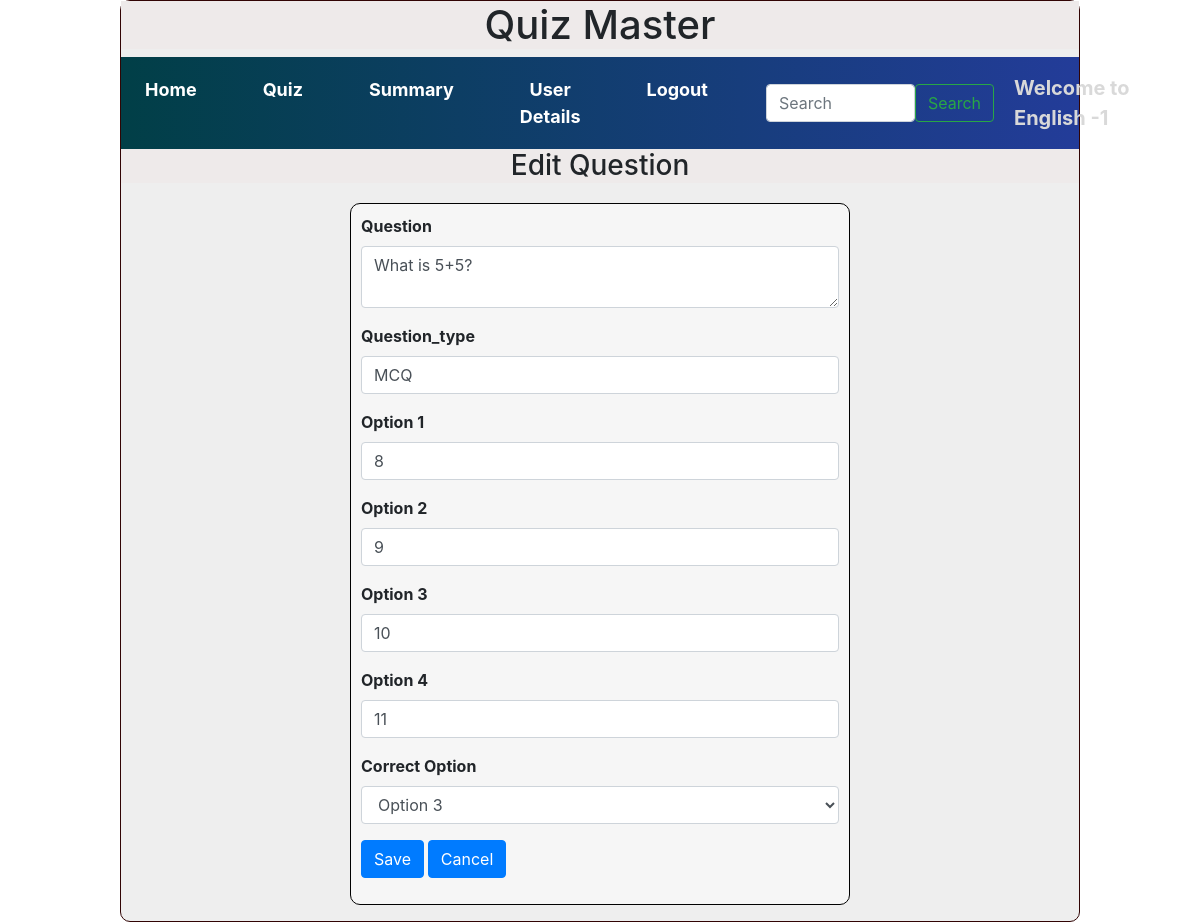
/edit_question/2/English -1, run on the app's committed database.
### models/models.py (models this page shows)
class Question(db.Model):
    id = db.Column(db.Integer, primary_key=True)
    quiz_id = db.Column(db.Integer, db.ForeignKey("quiz.id"), nullable=False)
    question_statement = db.Column(db.Text, nullable=False)
    question_type = db.Column(db.Text, nullable=False)
    option1 = db.Column(db.String(200), nullable=False)
    option2 = db.Column(db.String(200), nullable=False)
    option3 = db.Column(db.String(200), nullable=False)
    option4 = db.Column(db.String(200), nullable=False)
    correct_option = db.Column(db.String(200), nullable=False)

### controllers/controllers.py (the view, shortened to what this page needs)
@app.route("/edit_question/<id>/<name>",methods=["GET","POST"])
def edit_question(id,name):
    q=get_question(id)
    return render_template("edit_question.html",question=q,name=name)

### controllers/controllers.py (called while the page is built)
def get_question(id):
    question=Question.query.filter_by(id=id).first()
    return question

### templates/edit_question.html (shortened to what this page needs)
{% extends "admin_layout.html" %}
{% block content %}
    {% if question %}
        <div class="center"><h3> Edit Question </h3></div>
        <form action="/edit_question/{{ question.id }}/{{ name }}" method="POST">
            <div class="input_form">
                <div class="mb-3">
                    <label for="question_statement" class="form-label">Question</label>
                    <textarea class="form-control" name="question_statement" id="question_statement" required>{{ question.question_statement }}</textarea>
                </div>
                <div class="mb-3">
                    <label for="question_type" class="form-label">Question_type</label>
                    <input type="text" class="form-control" name="question_type" id="question_type" value="{{question.question_type}}" required>
                </div>
                <div class="mb-3">
                    <label for="option1" class="form-label">Option 1</label>
                    <input type="text" class="form-control" name="option1" id="option1" value="{{ question.option1 }}" required>
                </div>
                <div class="mb-3">
                    <label for="option2" class="form-label">Option 2</label>
                    <input type="text" class="form-control" name="option2" id="option2" value="{{ question.option2 }}" required>
                </div>
                <div class="mb-3">
                    <label for="option3" class="form-label">Option 3</label>
                    <input type="text" class="form-control" name="option3" id="option3" value="{{ question.option3 }}" required>
                </div>
                <div class="mb-3">
                    <label for="option4" class="form-label">Option 4</label>
                    <input type="text" class="form-control" name="option4" id="option4" value="{{ question.option4 }}" required>
                </div>
                <div class="mb-3">
                    <label for="correct_option" class="form-label">Correct Option</label>
                    <select class="form-control" name="correct_option" id="correct_option" required>
                        <option value="option3" {% if question.correct_option == "option3" %}selected{% endif %}>Option 3</option>
                    </select>
                </div>
                <div class="mb-3">
                    <button type="submit" class="btn btn-primary">Save</button>
                    <a href="/quiz_management/{{ name }}" type="button" class="btn btn-primary">Cancel</a>
                </div>
            </div>
        </form>
    {% endif %}
{% endblock %}

### static/styles/main.css (style rules this page uses)
.center { text-align:center; color:solid black; margin:auto; background-color:rgb(238, 234, 234) ; }
.input_form { border: 1px solid rgb(1, 1, 1); width: 500px; height: auto; margin: auto; background-color: #f6f6f6; margin-top: 20px; padding: 10px; border-radius: 10px; font-size: 16px; font-weight:650; text-align: justify; }

### data on the page
Question: question_statement "What is 5+5?", question_type "MCQ", option1 "8", option2 "9", option3 "10", option4 "11", correct_option "Option 3"

### other printed values
{{ name }} "English -1"
